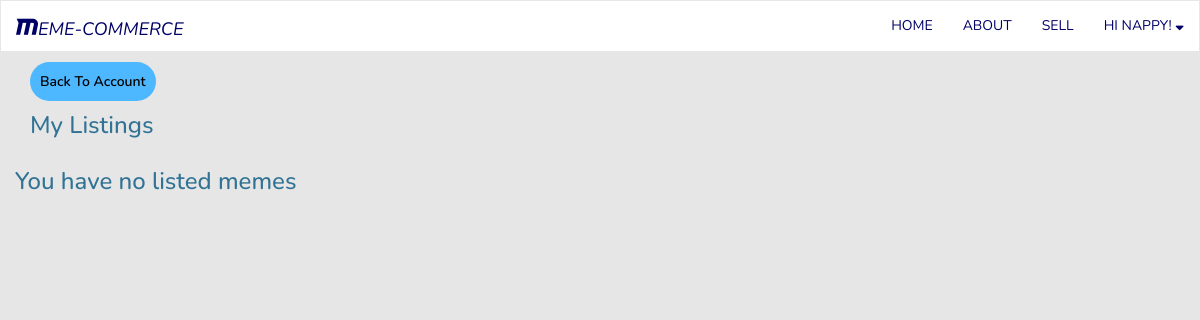
Before: /memecommerce/account/listings/ (signed in) with the older database file.
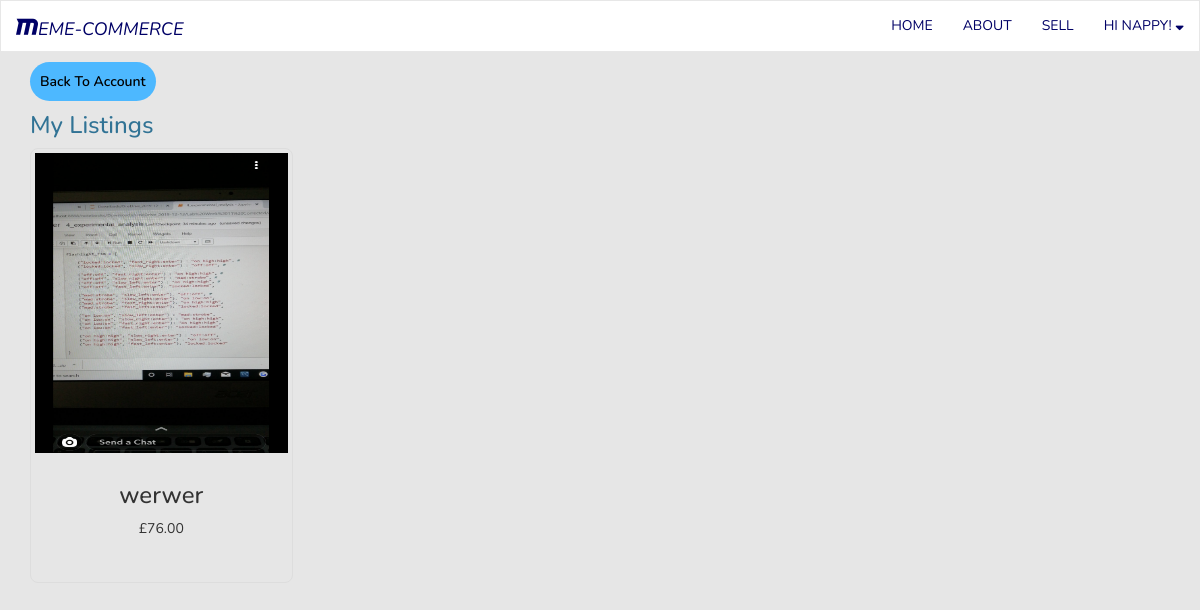
After: the same page with the newer database file.
### memecommerce/models.py (models this page shows, shortened)
class Meme(models.Model):
    meme_id = models.UUIDField(primary_key=True, default=uuid.uuid4, editable=False)
    author = models.ForeignKey(User, on_delete=models.CASCADE, null=True)
    title = models.CharField(max_length=32)
    price = models.DecimalField(max_digits=6, decimal_places=2, default=0)
    image = models.ImageField(upload_to="memes/")
    description = models.TextField(max_length=2048, null=True, blank=True)
    purchased = models.BooleanField(default=False)
    created = models.IntegerField(null=True)

### memecommerce/views.py (the view)
# urls.py: path('account/listings/', views.myListings, name='myListings'),
@login_required
def myListings(request):
    context_dict = {}
    user = request.user
    listed_memes = list(filter(lambda meme: meme.author == user, Meme.objects.all()))
    context_dict['user'], context_dict['listed_memes'] = user, listed_memes
    if request.method == "POST":
        listings_form = UserProfileForm(request.POST, instance=request.user)
        return render(request, 'memecommerce/myListings.html', context_dict)
    return render(request, 'memecommerce/myListings.html', context_dict)

### templates/memecommerce/myListings.html (shortened to what this page needs)
{% extends 'memecommerce/base.html' %}
{% load static %}
{% block body_block %}
	<div class="container">
	<a class ="button" href="{% url 'memecommerce:account' %}">Back To Account</a>
	<form method="POST">
	  <div class="row display-flex">
		<h3 class="container">My Listings</h3>
		{% if listed_memes %}
			{% for meme in listed_memes %}
				<div class="col-sm-3 col-xs-12">
					<div class="thumbnail">
						<a href="{% url 'memecommerce:viewMeme' meme_id=meme.meme_id %}">
							<img src="{{ meme.image.url }}" alt="{{ meme.title }}">
						</a>
						<div class="caption">
							<h3>{{ meme.title }}</h3>
							<p>£{{ meme.price }}</p>
						</div>
					</div>
				</div>
			{% endfor %}
		{% else %}
			<h3>You have no listed memes</h3>
		{% endif %}
	  </div>
    </form>
</div>
{% endblock %}

Changed rows visible on the page:
added Meme: image (picture), title "werwer", price "76.00"
Other visible differences:
text no longer shown: "You have no listed memes"
